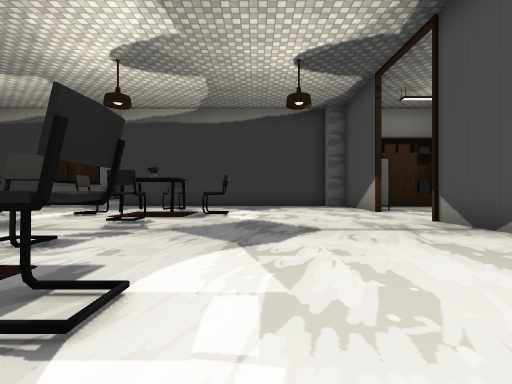
View 1 (above)

24 first-person views from a walk through a scene from a Unity 3-D project. The camera is 0.57 m above the floor, looks level and sees 85° across. Doors are open. The floor is counted in squares, 1 m on a side. Each view is taken from the middle of a square. On the plan, view 1 faces up. The plan holds only what a view shows up to about 9 squares ahead; the rest is blank. The place goes on beyond the plan. Some surface patterns are stand-ins.

View 2
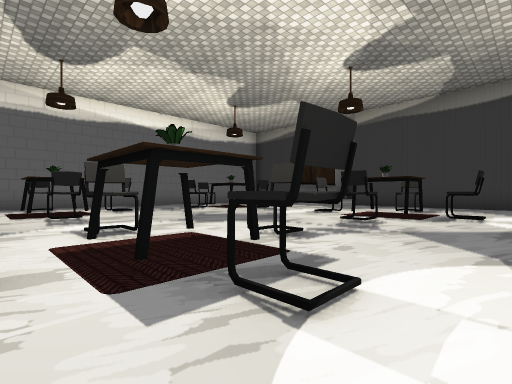

View 3
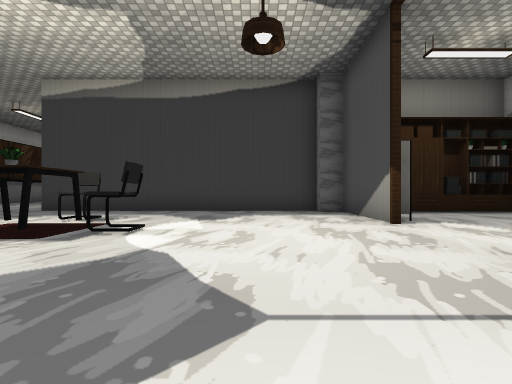

View 4
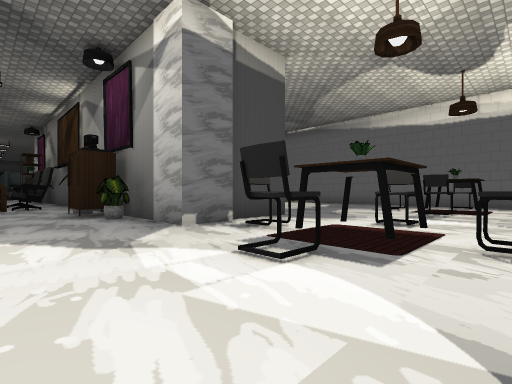

View 5
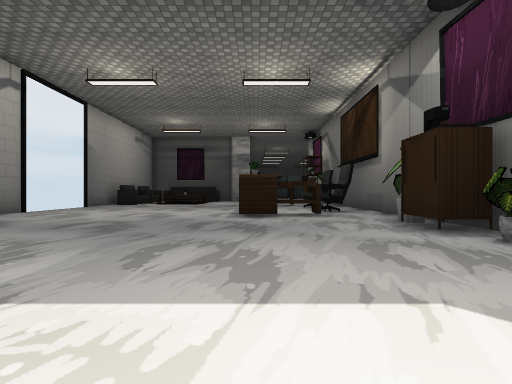

View 6
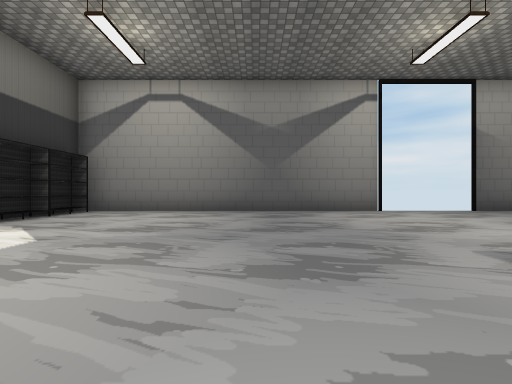

View 7
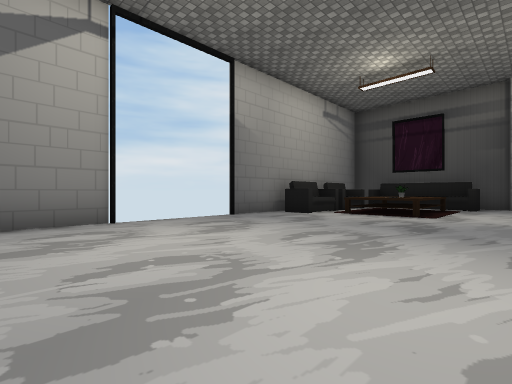

View 8
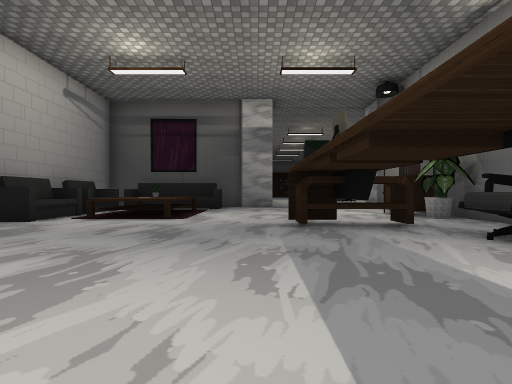

View 9
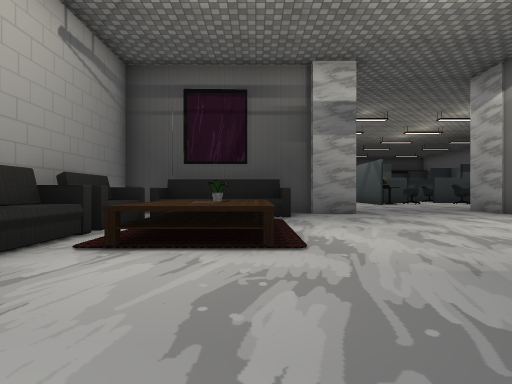

View 10
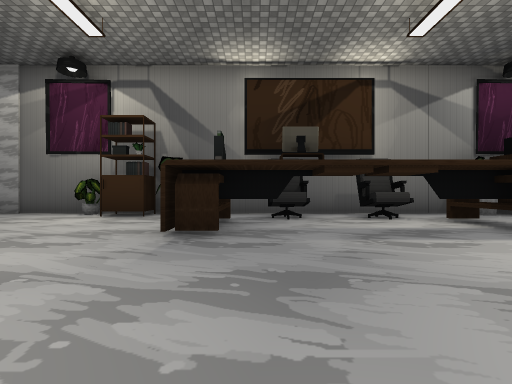

View 11
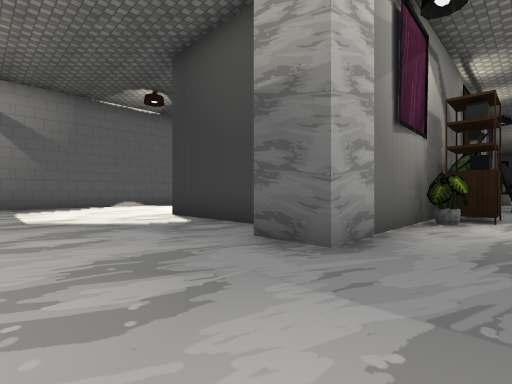

View 12
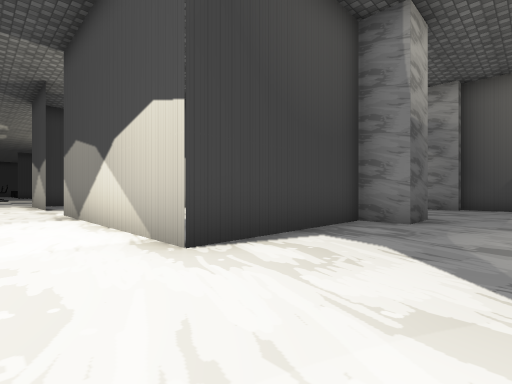

View 13
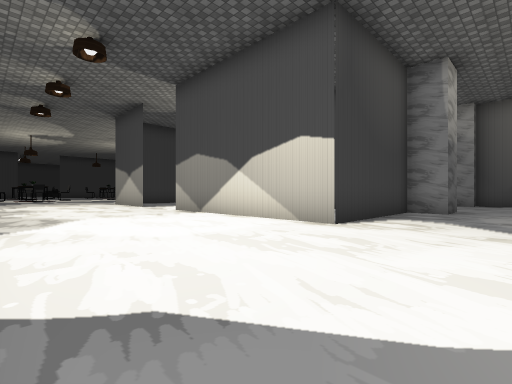

View 14
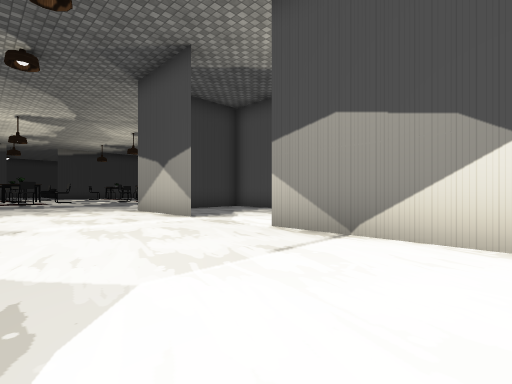

View 15
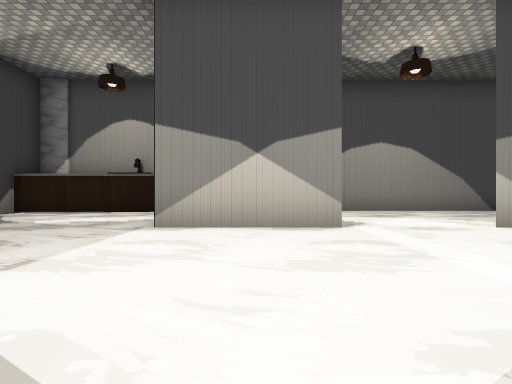

View 16
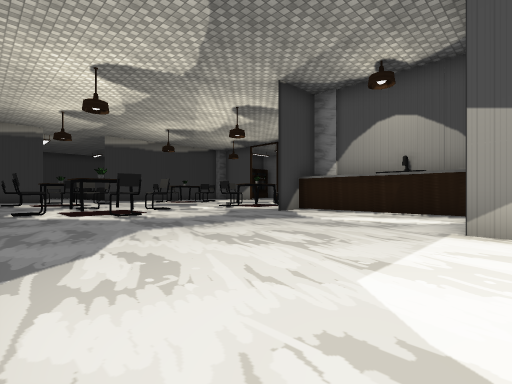

View 17
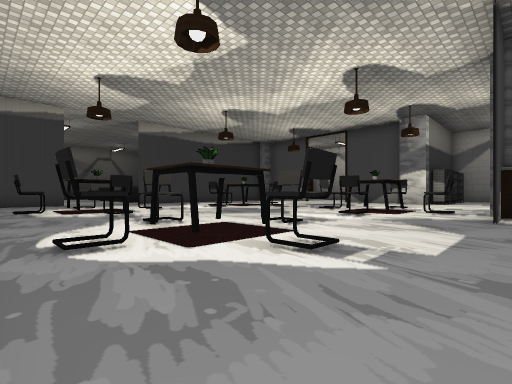

View 18
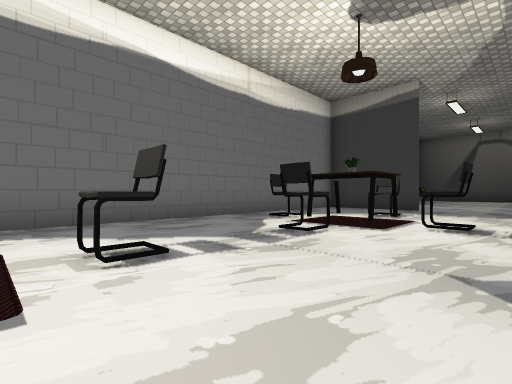

View 19
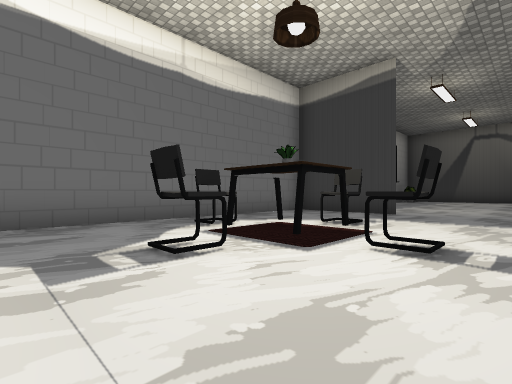

View 20
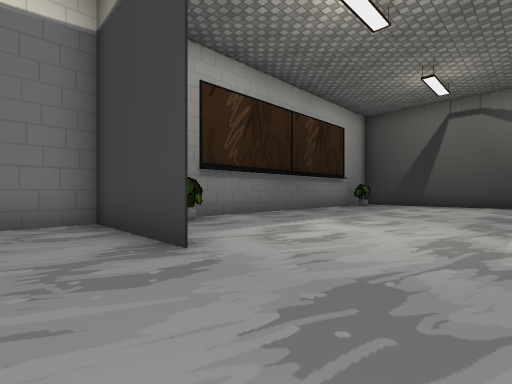

View 21
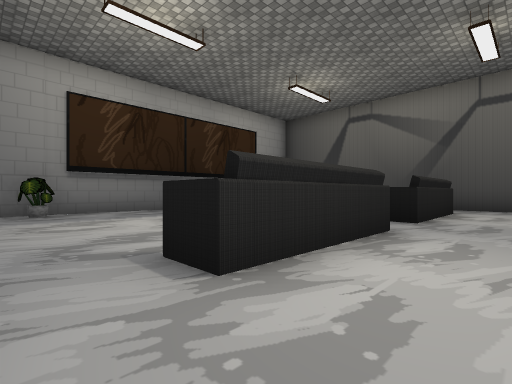

View 22
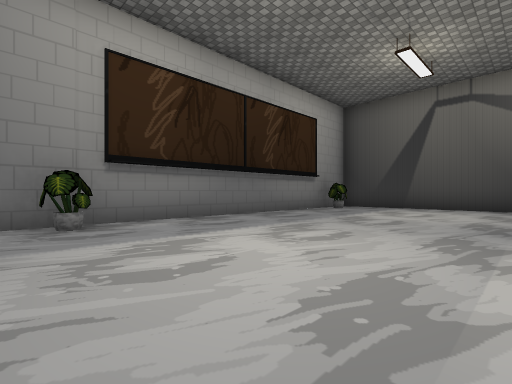

View 23
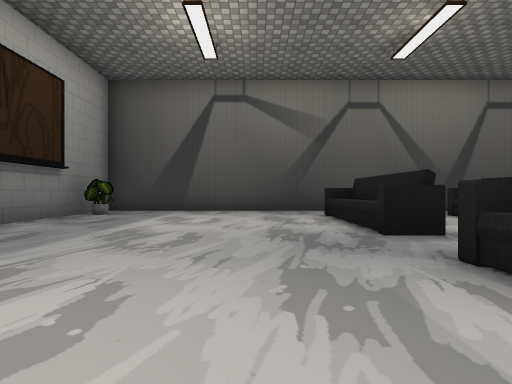

View 24
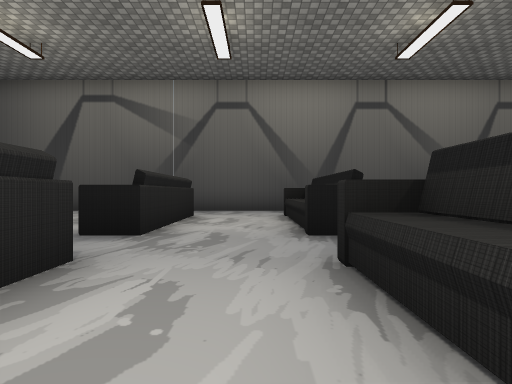

### Floor plan
Points are (right, up) in squares from view 1. A wall is a line through its corners. A room is listed if a view was taken in it or the views show most of it. See-through windows are left out.
Room 1 (views 1, 2, 3, 4, 5, 6, 7, 8, 9, 10, 11, 12, 13, 14, 15, 16, 17, 18, 19, 20, 22, 23)
walls: (-2.4, -1.3) (-1.5, -1.3) (-1.5, -18.4) (-2.5, -18.4); (3.5, 3.8) (3.5, 4.5); (-6.5, -9.4) (-6.5, -6.3); (8.5, -7.9) (8.5, 1.2); (3.5, 11) (2.8, 11); (2.9, 11.5) (-5.6, 11.5); (-8.5, 11.5) (-11.5, 11.5); (-4.5, 13.2) (-5.4, 13.2); (-2.5, -17.5) (-6.5, -17.5) (-6.5, -11.8); (2.4, -17.3) (3.5, -17.3); (-5.3, 15.8) (-5.3, 16.4); (4.4, -16.9) (5.9, -16.9); (4.2, -17) (4.2, -16.3) (7.4, -16.3); (3.5, -17.5) (4.4, -17.5); (8.5, -15) (8.5, -10.5); (6, -16.9) (7.2, -16.9) (7.2, -16.2); (2.4, -18.4) (2.4, -17.6); (-4.5, 17.7) (-5.3, 17.7) (-5.3, 20.9); (7.3, -17.5) (8.5, -17.5); (-4.7, 17.8) (-4.7, 20.6); (2.8, -19.6) (2.8, -18.3); (-11.5, -19.8) (-11.5, -20.5); (-4.5, 22.5) (-11.5, 22.5) (-11.5, 0.5)
ways out: opening at (-5, 12.5) to room 2; opening at (-5, 17) to room 2; opening at (-5, 21.5) to room 2; opening at (-6.5, -10.5); open door at (8.5, -9)
objects: pot (-11, 13); pot (-11, 21); other object (-10, 1); other object (-10, 7); rug (-9, 0); table (-9, 1) to (-8, 2); other object (-9, 3); table (-9, 7) to (-8, 7); rug (-9, 8) to (-8, 8); rug (-8, 6); other object (-8, 9); other object (-7, 1); other object (-7, 7); other object (-4, -2) to (-3, -2); other object (-4, 1); other object (-4, 7); sink (-3, -5) to (-3, -4); other object (-3, -3); rug (-3, 0) to (-3, 2); other object (-3, 3); other object (-3, 6); rug (-3, 7) to (-2, 8); other object (-3, 9); table (-2, 1) to (-2, 2); table (-2, 7); pot (-1, -15); other object (-1, -14); other object (-1, -13); other object (-1, -5); other object (-1, -4); pot (-1, -3); other object (-1, 1); other object (-1, 7); other object (0, -10); other object (0, -8); other object (1, -12) to (2, -11); other object (1, -8) to (2, -7); shelf (4, 9) to (4, 10); table (5, -15) to (6, -13); other object (5, 1) to (6, 1); bookshelf (6, 11); other object (7, 1); other object (7, 11); chair (8, -15); chair (8, -14) to (8, -13)
Room 2 (views 21, 24)
walls: (-1.9, 17.7) (-2.3, 17.7) (-2.3, 20.9); (-1.7, 17.9) (-1.7, 20.1); (-4.5, 16.4) (-4.5, 13.2); (-1.7, 15.2) (-1.7, 16.1); (-2.3, 14.6) (-2.3, 16.4); (-4.5, 20.9) (-4.5, 17.7); (-0.8, 22.5) (-4.5, 22.5)
ways out: opening at (-5, 12.5) to room 1; opening at (-5, 17) to room 1; opening at (-5, 21.5) to room 1; opening at (-2, 17); opening at (-2, 21.5)

Where each view was taken, in squares from view 1:
view 1: 0 up, 0 right, facing up
view 2: 0 up, 0 right, facing up-left
view 3: 3 up, 1 right, facing up
view 4: 3 up, 1 right, facing down-left
view 5: 0 up, 2 right, facing down
view 6: 4 down, 0 right, facing right
view 7: 6 down, 3 right, facing down-right
view 8: 7 down, 3 right, facing down
view 9: 10 down, 5 right, facing down
view 10: 11 down, 6 right, facing left
view 11: 21 down, 0 right, facing up-left
view 12: 20 down, 8 left, facing up-right
view 13: 20 down, 11 left, facing up-right
view 14: 15 down, 10 left, facing up-right
view 15: 8 down, 11 left, facing right
view 16: 7 down, 11 left, facing up-right
view 17: 2 down, 11 left, facing up-right
view 18: 2 up, 6 left, facing up-left
view 19: 4 up, 6 left, facing up-left
view 20: 10 up, 6 left, facing up-left
view 21: 12 up, 3 left, facing up-left
view 22: 12 up, 6 left, facing up-left
view 23: 14 up, 7 left, facing up
view 24: 14 up, 3 left, facing up
